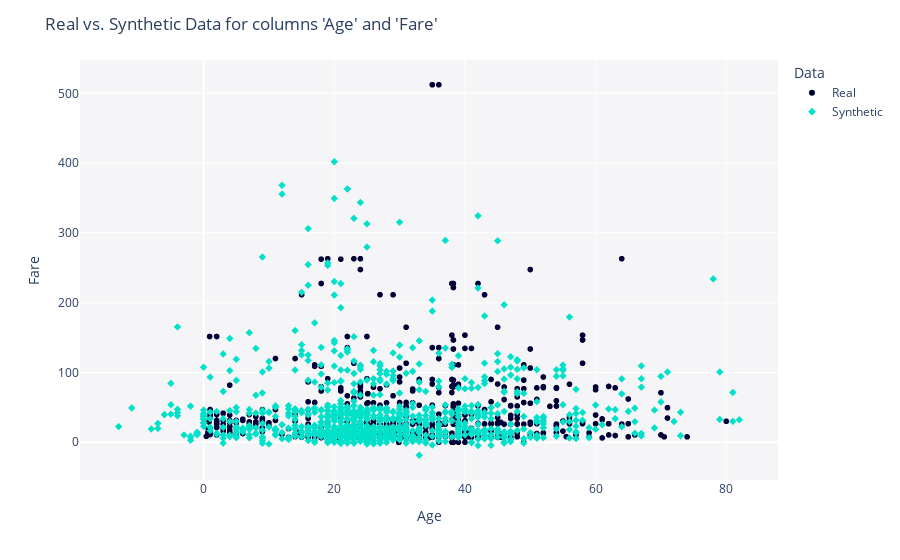

Source (notebook cell):
### Code cell
from sdmetrics.reports import utils

column_names=["Age", "Fare"]
fig = utils.get_column_pair_plot(
    real_data,
    synthetic_data,
    column_names,
    metadata

)
fig.show()

### Figure 1 — Plotly figure (JSON) as saved in the notebook; plotly's stock layout.template omitted (floating-point values rounded to 4 significant figures; data arrays with more than 128 entries replaced by an {"elided": "..."} marker saying what was removed)
{"data": [{"hovertemplate": "Data=Real<br>Age=%{x}<br>Fare=%{y}<extra></extra>", "legendgroup": "Real", "marker": {"color": "#000036", "symbol": "circle"}, "mode": "markers", "name": "Real", "showlegend": true, "x": {"elided": "891 float values"}, "xaxis": "x", "y": {"elided": "891 float values"}, "yaxis": "y", "type": "scattergl"}, {"hovertemplate": "Data=Synthetic<br>Age=%{x}<br>Fare=%{y}<extra></extra>", "legendgroup": "Synthetic", "marker": {"color": "#01E0C9", "symbol": "diamond"}, "mode": "markers", "name": "Synthetic", "showlegend": true, "x": {"elided": "1000 float values"}, "xaxis": "x", "y": {"elided": "1000 float values"}, "yaxis": "y", "type": "scattergl"}], "layout": {"xaxis": {"anchor": "y", "domain": [0.0, 1.0], "title": {"text": "Age"}}, "yaxis": {"anchor": "x", "domain": [0.0, 1.0], "title": {"text": "Fare"}}, "legend": {"title": {"text": "Data"}, "tracegroupgap": 0}, "margin": {"t": 60}, "title": {"text": "Real vs. Synthetic Data for columns 'Age' and 'Fare'"}, "plot_bgcolor": "#F5F5F8"}}
